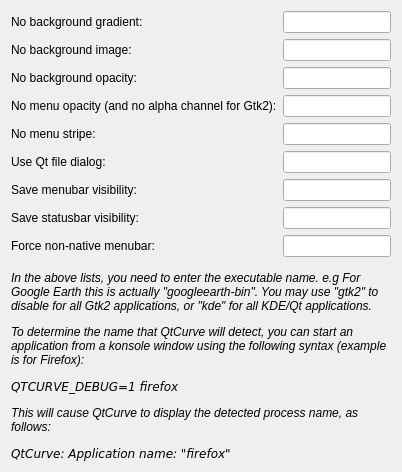
     <widget class="QWidget" name="page_26">
      <layout class="QVBoxLayout" name="verticalLayout_17">
       <item>
        <layout class="QFormLayout" name="formLayout_20">
         <property name="fieldGrowthPolicy">
          <enum>QFormLayout::ExpandingFieldsGrow</enum>
         </property>
         <item row="0" column="0">
          <widget class="QLabel" name="label_81">
           <property name="text">
            <string>No background gradient:</string>
           </property>
          </widget>
         </item>
         <item row="0" column="1">
          <widget class="KLineEdit" name="noBgndGradientApps">
           <property name="toolTip">
            <string>&lt;p&gt;Comma separated list of names of applications which should not use the background gradient setting. &lt;/p&gt;&lt;p&gt;Use &lt;i&gt;gtk&lt;/i&gt; to disable for all Gtk2 applications.&lt;/p&gt;</string>
           </property>
          </widget>
         </item>
         <item row="1" column="0">
          <widget class="QLabel" name="label_82">
           <property name="text">
            <string>No background image:</string>
           </property>
          </widget>
         </item>
         <item row="1" column="1">
          <widget class="KLineEdit" name="noBgndImageApps">
           <property name="toolTip">
            <string>&lt;p&gt;Comma separated list of names of applications which should not use the background image setting. &lt;/p&gt;&lt;p&gt;Use &lt;i&gt;gtk&lt;/i&gt; to disable for all Gtk2 applications.&lt;/p&gt;</string>
           </property>
          </widget>
         </item>
         <item row="2" column="0">
          <widget class="QLabel" name="label_81b">
           <property name="text">
            <string>No background opacity:</string>
           </property>
          </widget>
         </item>
         <item row="2" column="1">
          <widget class="KLineEdit" name="noBgndOpacityApps">
           <property name="toolTip">
            <string>&lt;p&gt;Comma separated list of names of applications which should not use the background opacity setting. &lt;/p&gt;&lt;p&gt;Use &lt;i&gt;gtk&lt;/i&gt; to disable for all Gtk2 applications.&lt;/p&gt;</string>
           </property>
          </widget>
         </item>
         <item row="3" column="0">
          <widget class="QLabel" name="label_81mnu">
           <property name="text">
            <string>No menu opacity (and no alpha channel for Gtk2):</string>
           </property>
          </widget>
         </item>
         <item row="3" column="1">
          <widget class="KLineEdit" name="noMenuBgndOpacityApps">
           <property name="toolTip">
            <string>&lt;p&gt;Comma separated list of names of applications which should not use the menu opacity setting.&lt;/p&gt;&lt;p&gt;&lt;i&gt;For Gtk2, this option also disables using an alpha-channel to smoothly round tooltips and popup menus.&lt;/i&gt;&lt;/p&gt;&lt;p&gt;Use &lt;i&gt;gtk&lt;/i&gt; to disable for all Gtk2 applications.&lt;/p&gt;</string>
           </property>
          </widget>
         </item>
         <item row="4" column="0">
          <widget class="QLabel" name="label_82y">
           <property name="text">
            <string>No menu stripe:</string>
           </property>
          </widget>
         </item>
         <item row="4" column="1">
          <widget class="KLineEdit" name="noMenuStripeApps">
           <property name="toolTip">
            <string>&lt;p&gt;Comma separated list of names of applications which should not use the menu stripe setting. &lt;/p&gt;&lt;p&gt;Use &lt;i&gt;gtk&lt;/i&gt; to disable for all Gtk2 applications.&lt;/p&gt;</string>
           </property>
          </widget>
         </item>
         <item row="5" column="0">
          <widget class="QLabel" name="label_83">
           <property name="text">
            <string>Use Qt file dialog:</string>
           </property>
          </widget>
         </item>
         <item row="5" column="1">
          <widget class="KLineEdit" name="useQtFileDialogApps">
           <property name="toolTip">
            <string>&lt;p&gt;Comma separated list of names of Qt4 applications which should not use the KDE4 file dialog.</string>
           </property>
          </widget>
         </item>
         <item row="6" column="0">
          <widget class="QLabel" name="label_83a">
           <property name="text">
            <string>Save menubar visibility:</string>
           </property>
          </widget>
         </item>
         <item row="6" column="1">
          <widget class="KLineEdit" name="menubarApps">
           <property name="toolTip">
            <string>&lt;p&gt;Comma separated list of names of KDE4 applications where QtCurve needs to manually save whether the menubar is hidden or not.&lt;/p&gt;&lt;p&gt;Use &lt;i&gt;kde&lt;/i&gt; to set for all KDE applications. The menubar state of Gtk2 applications is always manually saved.&lt;/p&gt;</string>
           </property>
          </widget>
         </item>
         <item row="7" column="0">
          <widget class="QLabel" name="label_89">
           <property name="text">
            <string>Save statusbar visibility:</string>
           </property>
          </widget>
         </item>
         <item row="7" column="1">
          <widget class="KLineEdit" name="statusbarApps">
           <property name="toolTip">
            <string>&lt;p&gt;Comma separated list of names of KDE4 applications where QtCurve needs to manually save whether the statusbar is hidden or not.&lt;/p&gt;&lt;p&gt;Use &lt;i&gt;kde&lt;/i&gt; to set for all KDE applications. The statusbar state of Gtk2 applications is always manually saved.&lt;/p&gt;</string>
           </property>
          </widget>
         </item>
         <item row="8" column="0">
          <widget class="QLabel" name="label_89a">
           <property name="text">
            <string>Force non-native menubar:</string>
           </property>
          </widget>
         </item>
         <item row="8" column="1">
          <widget class="KLineEdit" name="nonnativeMenubarApps">
           <property name="toolTip">
            <string>&lt;html&gt;&lt;head/&gt;&lt;body&gt;&lt;p&gt;Comma separated list of names of KDE/Qt applications where QtCurve needs to instruct Qt not to use the native menubar.&lt;/p&gt;&lt;p&gt;This feature has effect only on Mac OS X/macOS and is intended for use with KF5 and Qt5 applications. Applications need to be restarted for changes to take effect.&lt;/p&gt;&lt;/body&gt;&lt;/html&gt;</string>
           </property>
          </widget>
         </item>
        </layout>
       </item>
       <item>
        <spacer name="verticalSpacer_6">
         <property name="orientation">
          <enum>Qt::Vertical</enum>
         </property>
         <property name="sizeType">
          <enum>QSizePolicy::Fixed</enum>
         </property>
         <property name="sizeHint" stdset="0">
          <size>
           <width>8</width>
           <height>8</height>
          </size>
         </property>
        </spacer>
       </item>
       <item>
        <widget class="QLabel" name="label_101">
         <property name="text">
          <string>&lt;i&gt;&lt;p&gt;In the above lists, you need to enter the executable name. e.g For Google Earth this is actually &quot;googleearth-bin&quot;. You may use &quot;gtk2&quot; to disable for all Gtk2 applications, or &quot;kde&quot; for all KDE/Qt applications.&lt;/p&gt;
&lt;p&gt;To determine the name that QtCurve will detect, you can start an application from a konsole window using the following syntax (example is for Firefox):&lt;/p&gt;
&lt;p&gt;&lt;code&gt;QTCURVE_DEBUG=1 firefox&lt;/code&gt;&lt;/p&gt;
&lt;p&gt;This will cause QtCurve to display the detected process name, as follows:&lt;/p&gt;
&lt;p&gt;&lt;code&gt;QtCurve: Application name: &quot;firefox&quot;&lt;/code&gt;&lt;/p&gt;&lt;/i&gt;</string>
         </property>
         <property name="alignment">
          <set>Qt::AlignLeading|Qt::AlignLeft|Qt::AlignTop</set>
         </property>
         <property name="wordWrap">
          <bool>true</bool>
         </property>
        </widget>
       </item>
      </layout>
     </widget>
